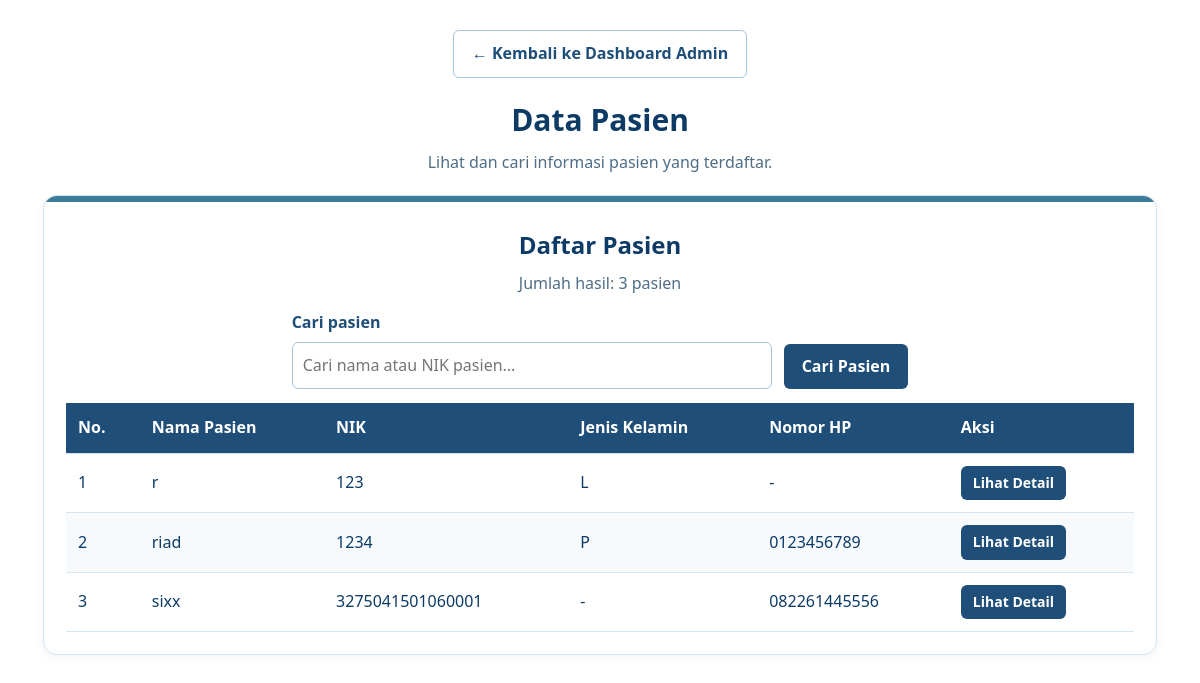
The page /admin/data_pasien.php (signed in) on the database its author committed.
### tables this page shows
CREATE TABLE `pasien` (
  `id` int(11) NOT NULL,
  `nik` varchar(20) DEFAULT NULL,
  `nama` varchar(100) NOT NULL,
  `tanggal_lahir` date DEFAULT NULL,
  `jenis_kelamin` enum('L','P') DEFAULT NULL,
  `alamat` text DEFAULT NULL,
  `no_hp` varchar(20) DEFAULT NULL,
  `created_at` timestamp NOT NULL DEFAULT current_timestamp(),
  `user_id` int(11) DEFAULT NULL
);

### admin/data_pasien.php (the view, shortened to what this page needs)
<?php
require_once "../koneksi.php";
function e($value) {
    return htmlspecialchars((string)($value ?? ""), ENT_QUOTES, "UTF-8");
}
$cari = trim($_GET["cari"] ?? "");
$sql = "SELECT id, nik, nama, tanggal_lahir, jenis_kelamin,
               alamat, no_hp
        FROM pasien";
$sql .= " ORDER BY nama ASC";
$stmt = $pdo->prepare($sql);
if ($cari !== "") {
    $stmt->execute(["cari" => "%$cari%"]);
} else {
    $stmt->execute();
}
$pasien = $stmt->fetchAll(PDO::FETCH_ASSOC);
$qsCari = $cari !== "" ? "cari=" . urlencode($cari) : "";
?>
<!DOCTYPE html>
<html lang="id">
<head>
</head>
<body>
    <main class="content">
        <a class="top-link" href="index.php">← Kembali ke Dashboard Admin</a>
        <h1>Data Pasien</h1>
        <p>Lihat dan cari informasi pasien yang terdaftar.</p>
        <section class="panel">
            <h2>Daftar Pasien</h2>
            <p>Jumlah hasil: <?= count($pasien) ?> pasien</p>
            <form class="filter" method="GET" action="data_pasien.php">
                <div class="field">
                    <label for="cari">Cari pasien</label>
                    <input
                        type="text"
                        id="cari"
                        name="cari"
                        placeholder="Cari nama atau NIK pasien..."
                        value="<?= e($cari) ?>"
                    >
                </div>
                <button class="button" type="submit">Cari Pasien</button>
            </form>
            <div class="table-wrap">
                <table>
                    <thead>
                        <tr>
                            <th>No.</th>
                            <th>Nama Pasien</th>
                            <th>NIK</th>
                            <th>Jenis Kelamin</th>
                            <th>Nomor HP</th>
                            <th>Aksi</th>
                        </tr>
                    </thead>
                    <tbody>
                    <?php if (count($pasien) > 0): ?>
                        <?php foreach ($pasien as $index => $p): ?>
                            <tr>
                                <td><?= $index + 1 ?></td>
                                <td><?= e($p["nama"]) ?></td>
                                <td><?= e($p["nik"]) ?: "-" ?></td>
                                <td><?= e($p["jenis_kelamin"]) ?: "-" ?></td>
                                <td><?= e($p["no_hp"]) ?: "-" ?></td>
                                <td>
                                    <a class="button button-small"
                                       href="data_pasien.php?detail=<?= (int)$p["id"] ?><?= $qsCari !== "" ? "&" . $qsCari : "" ?>">
                                        Lihat Detail
                                    </a>
                                </td>
                            </tr>
                        <?php endforeach; ?>
                    <?php endif; ?>
                    </tbody>
                </table>
            </div>
        </section>
    </main>
</body>
</html>

### admin/data_pasien.php (style rules this page uses)
:root { --white: #ffffff; --tint: #eaf3fa; --border: #d6e4ef; --blue-100: #a4c8e1; --blue-300: #6fa3d8; --teal-500: #3b7a99; --blue-700: #1f4e79; --navy-900: #0d3b66; --text: #0d3b66; --text-muted: #4f6d85; --radius-sm: 6px; --radius-lg: 14px; --shadow: 0 2px 10px rgba(13, 59, 102, 0.06); --transition: 0.2s ease; }
* { box-sizing: border-box; }
body { margin: 0; background: var(--white); color: var(--text); font-family: "Segoe UI", Arial, sans-serif; line-height: 1.6; }
.content { max-width: 1150px; margin: 30px auto; padding: 0 18px; }
.content > h1 { margin: 0 0 6px; color: var(--navy-900); font-size: 30px; text-align: center; }
.content > p { margin: 0 0 16px; color: var(--text-muted); text-align: center; }
.top-link { display: table; margin: 0 auto 18px; padding: 10px 18px; background: var(--white); color: var(--blue-700); font-weight: bold; text-decoration: none; border: 1px solid var(--blue-100); border-radius: var(--radius-sm); transition: background var(--transition), border-color var(--transition); }
.panel { position: relative; overflow: hidden; margin-top: 20px; padding: 30px 22px 22px; background: var(--white); border: 1px solid var(--border); border-radius: var(--radius-lg); box-shadow: var(--shadow); }
.panel::before { content: ""; position: absolute; inset: 0 0 auto 0; height: 6px; background: var(--teal-500); }
.panel h2 { margin: 0 0 6px; color: var(--navy-900); text-align: center; }
.panel > p { margin: 0 0 14px; color: var(--text-muted); text-align: center; }
.filter { display: flex; align-items: end; justify-content: center; gap: 12px; flex-wrap: wrap; margin-bottom: 14px; }
.filter .field { flex: 1; max-width: 480px; min-width: 220px; }
label { display: block; margin-bottom: 6px; color: var(--blue-700); font-weight: bold; }
input { width: 100%; padding: 10px; background: var(--white); color: var(--text); font: inherit; border: 1px solid var(--blue-100); border-radius: var(--radius-sm); transition: border-color var(--transition), box-shadow var(--transition); }
.button { display: inline-block; padding: 10px 18px; background: var(--blue-700); color: var(--white); font: inherit; font-weight: bold; text-decoration: none; border: none; border-radius: var(--radius-sm); cursor: pointer; transition: background var(--transition); }
.button-small { padding: 6px 12px; font-size: 14px; }
.table-wrap { overflow-x: auto; }
table { width: 100%; min-width: 700px; border-collapse: collapse; background: var(--white); }
th, td { padding: 12px; text-align: left; border: none; border-bottom: 1px solid var(--border); }
th { background: var(--blue-700); color: var(--white); }
tbody tr:nth-child(even) { background: #f6fafd; }

### rows shown on the page
pasien: nama "r", nik "123", jenis_kelamin "L", no_hp "-"
pasien: nama "riad", nik "1234", jenis_kelamin "P", no_hp "0123456789"
pasien: nama "sixx", nik "3275041501060001", jenis_kelamin "-", no_hp "082261445556"

### other values the page prints
count($pasien) "3"
